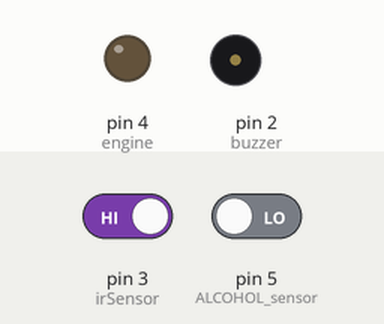
This sketch was run on a simulated Arduino Uno, built with avr-gcc and run on an emulated ATmega328P. Parts: output pins drawn as LEDs (lit = HIGH), buzzer (waves = sounding, pin HIGH). The test bench sets the inputs (shaded band); at power-on: pin 3 (irSensor) HIGH, pin 5 (ALCOHOL_sensor) LOW.

Above: at 1.2 s.
1.3 s: pin 3 (irSensor) driven LOW
At 2.6 s:
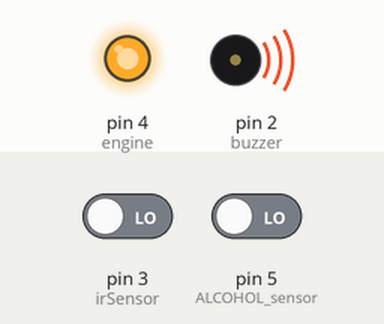
2.9 s: pin 3 (irSensor) driven HIGH
At 3.05 s:
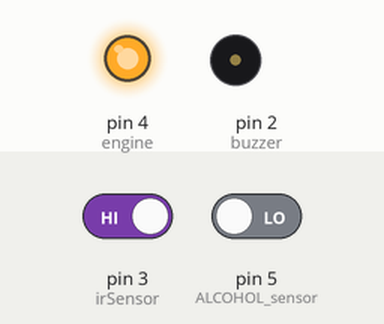
4.6 s: pin 5 (ALCOHOL_sensor) driven HIGH
At 5.2 s:
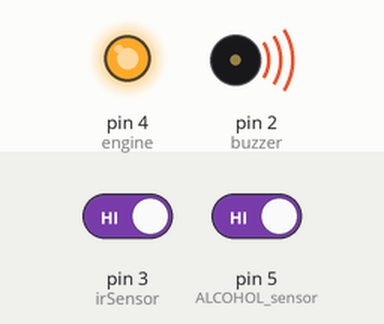
6.2 s: pin 5 (ALCOHOL_sensor) driven LOW
At 7.0 s:
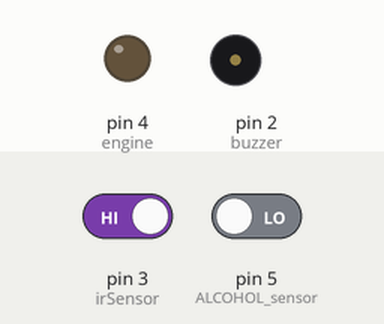
Timing chart, 0 to 8.9 s (numbered marks = the images above; inputs shaded):
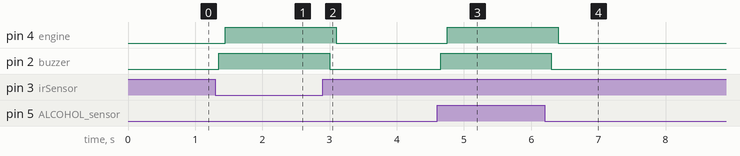

Measured:
- after the input at 1.3 s, pin 4 (engine): LOW → HIGH after 0.15 s; pin 2 (buzzer): LOW → HIGH after 0.05 s
- after the input at 2.9 s, pin 4 (engine): HIGH → LOW after 0.20 s; pin 2 (buzzer): HIGH → LOW after 0.10 s
- after the input at 4.6 s, pin 4 (engine): LOW → HIGH after 0.15 s; pin 2 (buzzer): LOW → HIGH after 0.05 s
- after the input at 6.2 s, pin 4 (engine): HIGH → LOW after 0.20 s; pin 2 (buzzer): HIGH → LOW after 0.10 s

The sketch:

IPC209.ino
```cpp
// (licence header left out)
int irSensor = 3;
int buzzer = 2;
int engine = 4;
int ALCOHOL_sensor = 5;
int ALCOHOL_detected;
void setup()
{
  pinMode(irSensor, INPUT);
  pinMode(buzzer, OUTPUT);
  pinMode(engine, OUTPUT);
  pinMode(ALCOHOL_sensor, INPUT);
}
void loop()
{
  int value = digitalRead(irSensor);
  ALCOHOL_detected = digitalRead(ALCOHOL_sensor);

  if(value == 0 || ALCOHOL_detected == 1)
  {
    digitalWrite(buzzer, 1);
    delay(100);
    digitalWrite(engine,1);
  }
  else
  {
    digitalWrite(buzzer,0);
    delay(100);
    digitalWrite(engine,00 );
  }
  delay(50);
}
```
